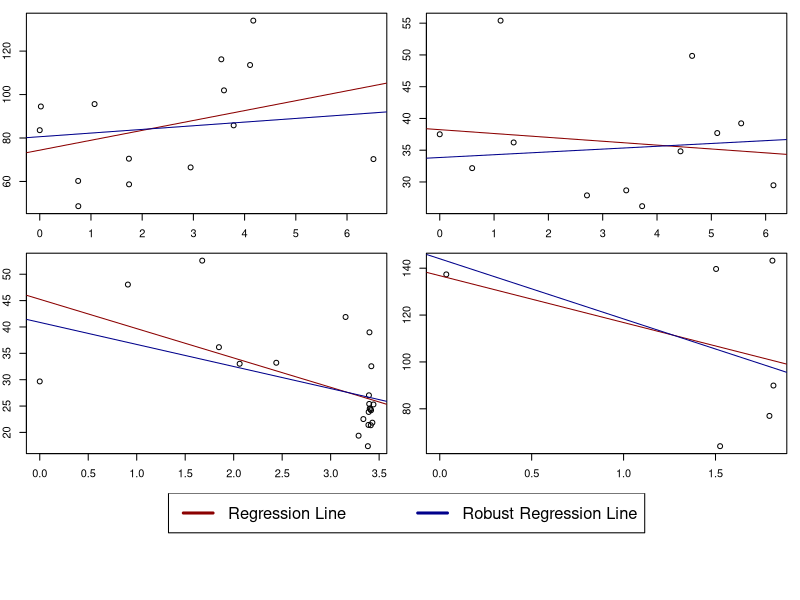
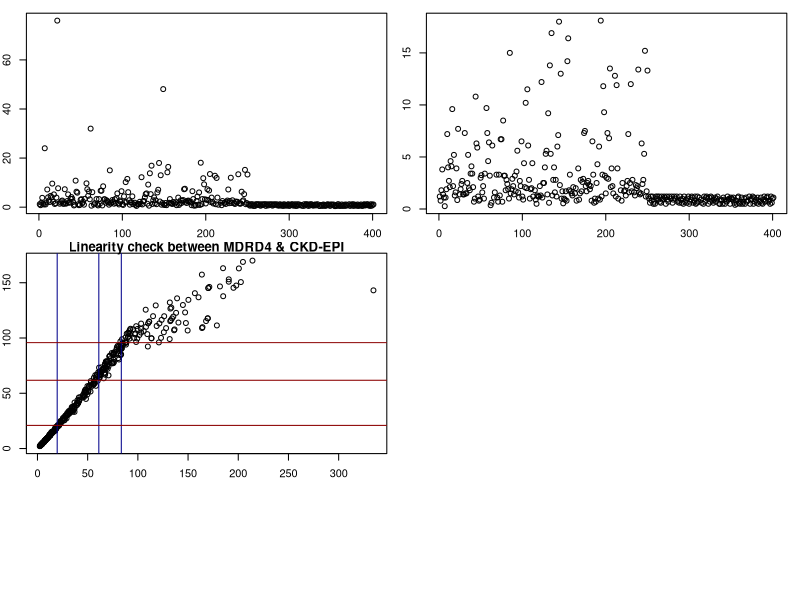
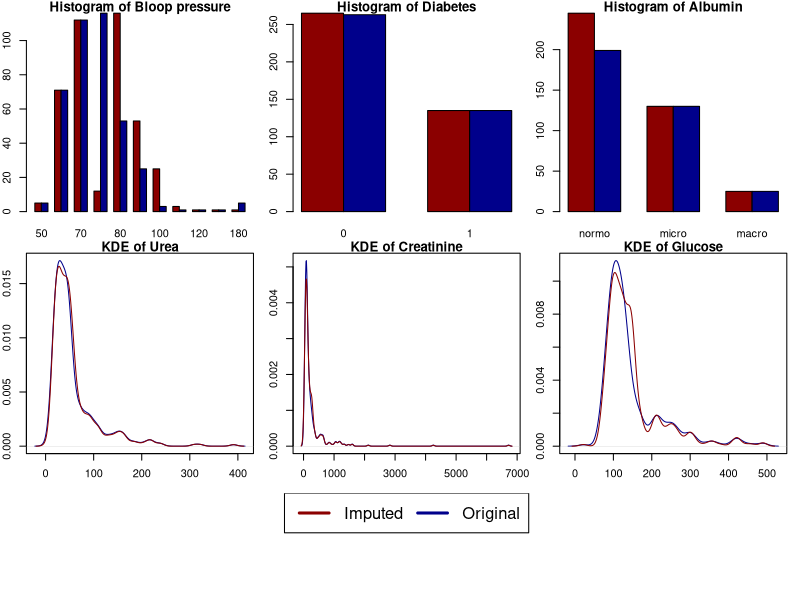
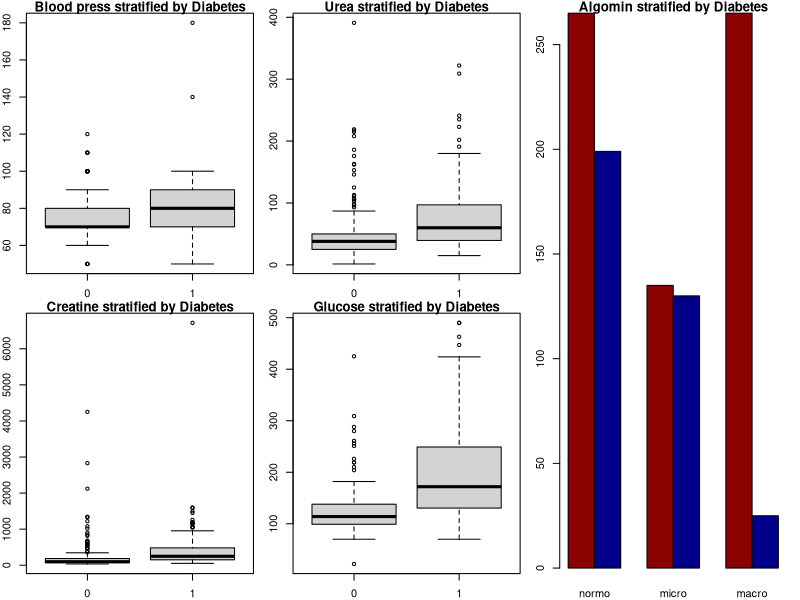
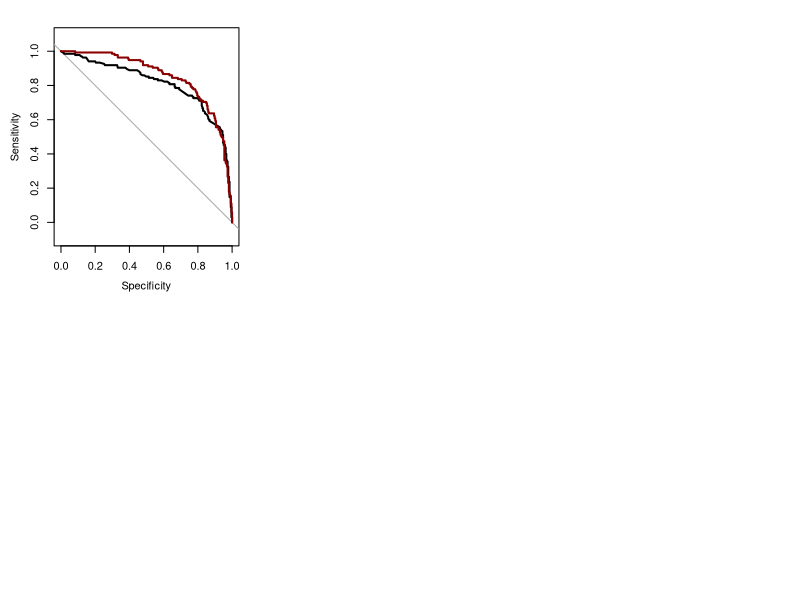

Write R code to recreate these figures, in order.
## ---- chunk 1
rm(list=ls())
knitr::opts_chunk$set(echo = TRUE)
require(dplyr)
require(tidyr)
require(data.table)
require(magrittr)
require(ggplot2)
library(pROC)
library(caret)
## ---- chunk 2
is.nan.data.frame = function(x)
  do.call(cbind, lapply(x, is.nan))
## ---- chunk 3
# Enter code here.

# reading datasets and setting primary keys
longegfr1 = data.table(fread('./data/longegfr1.csv'), key=c('id', 'fu.years'))
longegfr2 = data.table(fread('./data/longegfr2.csv'), key=c('ID', 'fu.years'))
colnames(longegfr2) = c('id','fu.years','egfr') # change column names to make joining easier
pk = c('id','fu.years')
longegfr = merge(longegfr1,
                 longegfr2,
                 by=pk,
                 all=TRUE)[order(id,fu.years)] # FULL OUTER JOIN
longegfr %>% summary()
## ---- chunk 4
# Enter code here.
longegfr[,mean_egfr:=mean(egfr),
         by=id]
longegfr[,count_egfr:=length(fu.years),
         by=id]
longegfr[,fu_total:=max(fu.years)-min(fu.years),
         by=id]
summary(longegfr)
longegfr
longegfr$bag_egfr = cut(longegfr$mean_egfr, c(0,15,30,60,90,Inf))

longegfr_nas = longegfr[,sum(is.na(mean_egfr)), by=id]
longegfr_nas[,missing_ind:=ifelse(V1>0,1,0)]
patients_egfr_na = longegfr_nas[,sum(missing_ind)]
cat('There are', patients_egfr_na, 'patients with missing values for \'mean egfr\'')
## ---- chunk 5
# Enter code here.
egfr_90_plus = unique(longegfr[mean_egfr>90, .(id,sex,baseline.age,mean_egfr, count_egfr),])[order(mean_egfr)]
egfr_90_plus
## ---- chunk 6
# Enter code here.
patient_id = c(3,37,162,223)
subset = longegfr[id %in% patient_id, .(id, fu.years, egfr)][order(id, fu.years)]
subset_1 = subset[id==patient_id[1]]
subset_2 = subset[id==patient_id[2]]
subset_3 = subset[id==patient_id[3]]
subset_4 = subset[id==patient_id[4]]
subset_1_rob = subset_1[!(egfr==max(egfr, na.rm=TRUE) | egfr==min(egfr, na.rm=TRUE))]
subset_2_rob = subset_2[!(egfr==max(egfr, na.rm=TRUE) | egfr==min(egfr, na.rm=TRUE))]
subset_3_rob = subset_3[!(egfr==max(egfr, na.rm=TRUE) | egfr==min(egfr, na.rm=TRUE))]
subset_4_rob = subset_4[!(egfr==max(egfr, na.rm=TRUE) | egfr==min(egfr, na.rm=TRUE))]

reg1 = lm(subset_1[,egfr] ~ subset_1[,fu.years])
reg2 = lm(subset_2[,egfr] ~ subset_2[,fu.years])
reg3 = lm(subset_3[,egfr] ~ subset_3[,fu.years])
reg4 = lm(subset_4[,egfr] ~ subset_4[,fu.years])
reg1_rob = lm(subset_1_rob[,egfr] ~ subset_1_rob[,fu.years])
reg2_rob = lm(subset_2_rob[,egfr] ~ subset_2_rob[,fu.years])
reg3_rob = lm(subset_3_rob[,egfr] ~ subset_3_rob[,fu.years])
reg4_rob = lm(subset_4_rob[,egfr] ~ subset_4_rob[,fu.years])

coef_1 = summary(reg1, conf.int=TRUE)$coefficients[2,1]
sd_1   = summary(reg1, conf.int=TRUE)$coefficients[2,2]
coef_2 = summary(reg2, conf.int=TRUE)$coefficients[2,1]
sd_2   = summary(reg2, conf.int=TRUE)$coefficients[2,2]
coef_3 = summary(reg3, conf.int=TRUE)$coefficients[2,1]
sd_3   = summary(reg3, conf.int=TRUE)$coefficients[2,2]
coef_4 = summary(reg4, conf.int=TRUE)$coefficients[2,1]
sd_4   = summary(reg4, conf.int=TRUE)$coefficients[2,2]

ci_1 = c(coef_1 - 2*sd_1 , coef_1 + 2*sd_1)
ci_2 = c(coef_2 - 2*sd_2 , coef_2 + 2*sd_2)
ci_3 = c(coef_3 - 2*sd_3 , coef_3 + 2*sd_3)
ci_4 = c(coef_4 - 2*sd_4 , coef_4 + 2*sd_4)

m = matrix(c(1,2,3,4,5,5),nrow = 3,ncol = 2,byrow = TRUE)

layout(mat = m,heights = c(0.4,0.4,0.2))

par(mar = c(2,2,1,1))
plot(subset_1[,fu.years], subset_1[,egfr], xlab='years', ylab='patient 1 egfr')
abline(reg1, col='red4')
abline(reg1_rob, col='blue4')
plot(subset_2[,fu.years], subset_2[,egfr], xlab='years', ylab='patient 2 egfr')
abline(reg2, col='red4')
abline(reg2_rob, col='blue4')
plot(subset_3[,fu.years], subset_3[,egfr], xlab='years', ylab='patient 3 egfr')
abline(reg3, col='red4')
abline(reg3_rob, col='blue4')
plot(subset_4[,fu.years], subset_4[,egfr], xlab='years', ylab='patient 4 egfr')
abline(reg4, col='red4')
abline(reg4_rob, col='blue4')
plot(1, type = "n", axes=FALSE, xlab="", ylab="")
plot_colors = c("blue","black", "green", "orange", "pink")
legend(x = "top",inset = 0,
        legend = c("Regression Line", "Robust Regression Line"), 
        col=c('red4', 'blue4'), lwd=3, cex=1.5, horiz = TRUE)

## ---- chunk 7
# Enter code here.
scr.dt = data.table(fread('./data/scr.csv'))
plot(scr.dt[,scr])
# longegfr_nas[,missing_ind:=ifelse(V1>0,1,0)]

scr.dt[, scr:=ifelse(scr>19, scr/88.42, scr)]
plot(scr.dt[,scr])
IQR_scr = summary(scr.dt[,scr])[5] - summary(scr.dt[,scr])[2]
IQR_scr
## ---- chunk 8
# Enter code here.
scr.dt[,scr_est1:=175*
         scr^(-1.154)*
         age^(-0.203)*
         (fifelse(scr.dt[,sex=='Female'],0.742,1, na=1))*
         (fifelse(scr.dt[,ethnic=='Black'],1.212,1,na=1))]

scr.dt[,min_scr_1:=pmin(scr/fifelse(scr.dt[,sex=='Female'],0.7,0.9,na=1),1, na.rm=TRUE)^(fifelse(scr.dt[,sex=='Female'],-0.329,-0.411,na=1))]
scr.dt[,max_scr_1:=pmax(scr/fifelse(scr.dt[,sex=='Female'],0.7,0.9,na=1),1, na.rm=TRUE)^(-1.209)]
scr.dt[,scr_est2:=141*
         min_scr_1*
         max_scr_1*
         0.993^age*
         (fifelse(scr.dt[,sex=='Female'],1.018,1, na=1))*
         (fifelse(scr.dt[,ethnic=='Black'],1.158,1,na=1))]

scr.dt

mean_est_1 = round(mean(scr.dt$scr_est1, na.rm=TRUE),2)
sd_est_1   = round(sd  (scr.dt$scr_est1, na.rm=TRUE),2)
mean_est_2 = round(mean(scr.dt$scr_est2, na.rm=TRUE),2)
sd_est_2   = round(sd  (scr.dt$scr_est2, na.rm=TRUE),2)

mean_est_1
sd_est_1
mean_est_2
sd_est_2

cor(scr.dt$scr_est1,scr.dt$scr_est2, method='pearson', use = "complete.obs")
## ---- chunk 9
# Enter code here.
plot(scr.dt$scr_est1,scr.dt$scr_est2, xlab='MDRD4', ylab='CKD-EPI', main='Linearity check between MDRD4 & CKD-EPI')
abline(v=mean_est_1, col='blue4')
abline(v=quantile(scr.dt$scr_est1, na.rm=TRUE)[2], col='blue4')
abline(v=quantile(scr.dt$scr_est1, na.rm=TRUE)[4], col='blue4')
abline(h=mean_est_2, col='red4')
abline(h=quantile(scr.dt$scr_est2, na.rm=TRUE)[2], col='red4')
abline(h=quantile(scr.dt$scr_est2, na.rm=TRUE)[4], col='red4')
## ---- chunk 10
# Enter code here.
cohort = data.table(fread('./data/cohort.csv', stringsAsFactors = TRUE))
lab1 = data.table(fread('./data/lab1.csv'))
linker = data.table(fread('./data/linker.csv'))
tmp = merge(cohort, linker, by=c('id'), all=TRUE)
cohort.dt = merge(tmp, lab1, by.x=c('LABID', 'yob'), by.y=c('LABID', 'yob'), all=TRUE)
cohort.dt$albumin = ordered(cohort.dt$albumin,
                            levels = c('normo','micro','macro'))
cohort.dt
## ---- chunk 11
# Enter code here.
cohort_complete = copy(cohort.dt)
cohort_complete[is.na(age), age:=abs(year(Sys.Date())-round(yob))]
cohort_complete
## ---- chunk 12
#' This is a function that takes as impute a column of a data.table and imputes 
#' the NAs with its mean / mode if tha vector is numeric or categorical respectively.
#' @param x A vector of numeric or categorical values for which the NAs will be imputed.
impute.to.mean = function(x) {
    if (is.numeric(x)){
      if (all(na.omit(x) %in% 0:1)){
        x[is.na(x)] = unique(x)[which.max(tabulate(match(x, unique(x))))]
      } else {x[is.na(x)] = mean(x, na.rm=TRUE)}
    } else if (is.factor(x)){x[is.na(x)] = unique(x)[which.max(tabulate(match(x, unique(x))))]}
    return(x)
  }
## ---- chunk 13
# diab.dt.imputed2 = diab.dt %>% copy() %>% 
#                         .[, (numcols) := lapply(.SD, impute.to.median),.SDcols = numcols]
# bp,diabetes,urea,creatinine,glucose, albumin
numcols = cohort_complete %>% select(bp,diabetes,urea,creatinine,glucose, albumin) %>% colnames
cohort_complete %>% .[, (numcols) := lapply(.SD, impute.to.mean), .SDcols = numcols]
unique(cohort.dt$bp)[which.max(tabulate(match(cohort.dt$bp, unique(cohort.dt$bp))))]

summary(cohort_complete)
cohort_complete

m = matrix(c(1,2,3,4,5,6,7,7,7),nrow = 3,ncol = 3,byrow = TRUE)
layout(mat = m,heights = c(0.4,0.4,0.2))
par(mar = c(2,2,1,1))
barplot(rbind(table(cohort_complete$bp), table(cohort.dt$bp)), beside=TRUE, col=c('red4','blue4'), main='Histogram of Bloop pressure')
barplot(rbind(table(cohort_complete$diabetes), table(cohort.dt$diabetes)), beside=TRUE, col=c('red4','blue4'), main='Histogram of Diabetes')
barplot(rbind(table(cohort_complete$albumin), table(cohort.dt$albumin)), beside=TRUE, col=c('red4','blue4'), main='Histogram of Albumin')
plot(density(cohort.dt$urea, na.rm=TRUE), col='blue4', main='KDE of Urea')
lines(density(cohort_complete$urea), col='red4')
plot(density(cohort.dt$creatinine, na.rm=TRUE), col='blue4', main='KDE of Creatinine')
lines(density(cohort_complete$creatinine), col='red4')
plot(density(cohort.dt$glucose, na.rm=TRUE), col='blue4', main='KDE of Glucose')
lines(density(cohort_complete$glucose), col='red4')
plot(1, type = "n", axes=FALSE, xlab="", ylab="")
legend(x = "top",inset = 0,
        legend = c("Imputed", "Original"), 
        col=c('red4', 'blue4'), lwd=3, cex=1.5, horiz = TRUE)
## ---- chunk 14
# Enter code here.
# bp,diabetes,urea,creatinine,glucose, albumin
bp = cohort_complete$bp
urea = cohort_complete$urea
creatinine = cohort_complete$creatinine
glucose = cohort_complete$glucose
albumin = cohort_complete$albumin
diabetes = cohort_complete$diabetes

m = matrix(c(1,2,3,4,5,3),nrow = 2,ncol = 3,byrow = TRUE)
layout(mat = m,heights = c(0.4,0.4,0.2))
par(mar = c(2,2,1,1))
boxplot(bp ~ diabetes, data=cohort_complete, main="Blood press stratified by Diabetes")
boxplot(urea ~ diabetes, data=cohort_complete, main="Urea stratified by Diabetes")
barplot(rbind(table(cohort_complete$diabetes), table(cohort.dt$albumin)), beside=TRUE, col=c('red4','blue4'), main='Algomin stratified by Diabetes')
boxplot(creatinine ~ diabetes, data=cohort_complete, main="Creatine stratified by Diabetes")
boxplot(glucose ~ diabetes, data=cohort_complete, main="Glucose stratified by Diabetes")

albumin_table = table(albumin, diabetes)
colnames(albumin_table) = c("No Diabetes", "Diabetes")
albumin_table
## ---- chunk 15
# Enter code here.
model1 = glm(diabetes ~ glucose + albumin, family='binomial')
summary(model1)
## ---- chunk 16
# Enter code here.
model2 = glm(diabetes ~ glucose + albumin + cohort_complete$age, family='binomial')
summary(model2)
pval = pchisq(model1$deviance - model2$deviance, df=1, lower.tail=FALSE)
signif(pval, 2)

roc1 = roc(cohort_complete$diabetes, model1$fitted.values , plot=TRUE, xlim = c(0,1))
roc2 = roc(cohort_complete$diabetes, model2$fitted.values , plot=TRUE, xlim = c(0,1), add=TRUE, col="red4")
roc1$auc
roc2$auc
## ---- chunk 17
# Enter code here.
set.seed(1903)
k = 10
folds = createFolds(cohort_complete$diabetes, k=k)

pred.cv <- NULL
regr.cv <- NULL
auc.cv <- numeric(k)
for(f in 1:k) {
  train.idx <- setdiff(1:nrow(cohort_complete), folds[[f]])
  regr.cv[[f]] <- glm(diabetes ~ glucose + albumin + cohort_complete$age, family='binomial')
  test.idx <- folds[[f]] 
  pred.cv[[f]] <- data.frame(obs = cohort_complete$diabetes[test.idx],
                             pred = predict(regr.cv[[f]], newdata = cohort_complete, type = "response")[test.idx])
  auc.cv[f] <- roc(obs ~ pred, data = pred.cv[[f]])$auc
}

round(mean(auc.cv), 3)
